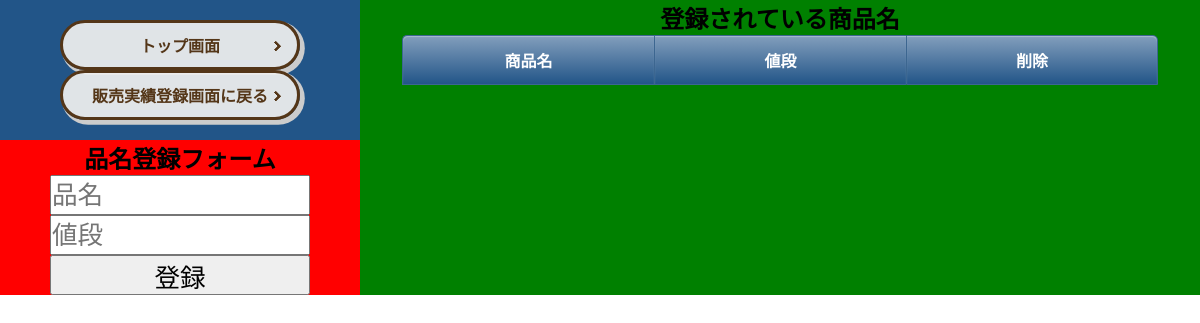
The page /itemsList on the database as committed earlier.
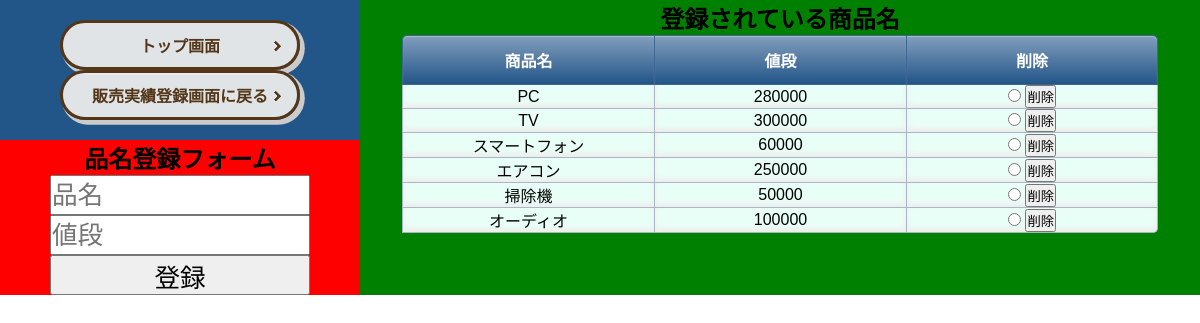
The same page on the database as committed later.
### tables this page shows
CREATE TABLE itemstable(
                id integer primary key autoincrement,
                name text, 
                price integer
                );

### main.py (the view)
@app.route("/itemsList", methods=["GET","POST"])
def items():
    database = data_fetch(DATABASE,'itemstable')
    db = ({'id':data[0],'name':data[1],'price':data[2]} for data in database)
    return render_template("itemsList.html", db=db)

### _sql.py (called while the page is built)
def data_fetch(database,table):
    con = sqlite3.connect(database)
    cur = con.cursor()
    if table == 'itemstable':
        db = cur.execute('select * from itemstable').fetchall()
    elif table == 'salestable':
        db = cur.execute('select * from salestable order by date').fetchall()
    cur.close()
    con.close()
    return db

### templates/itemsList.html
{% extends 'base.html' %}
{% block body %}
<div class="wrapper">
    <div class="left-column">
        <div class="button-container">
            <p class="button_solid017"><a href="{{ url_for('index') }}">トップ画面</a></p>
            <p class="button_solid017"><a href="{{ url_for('sales') }}">販売実績登録画面に戻る</a></p>
        </div>
        <div class="form-container">
            <h2 class="form-title">品名登録フォーム</h2>
            <form method="post" action="{{ url_for('register',key='items')}}">
                <p><input type="text" class="form-input" name="name" placeholder="品名" required></p>
                <p><input type="number"  class="form-input" name="price" placeholder="値段" required></p>
                <p><input type="submit" class="form-input" value="登録"></p>
            </form>
        </div>
    </div>
    <div class="right-column">
        <div class="item-container">
            <h2>登録されている商品名</h2>
            <table>
                <th>商品名</th>
                <th>値段</th>
                <th>削除</th>
                {% for data in db %}
                <tr>
                    <form method="post" action="{{ url_for('delete',key='items') }}">
                        <td>{{ data.name }}</td>
                        <td>{{ data.price }}</td>
                        <td class="delete_btn">
                            <input type="radio" name="id" value="{{ data.id }}" required>
                            <input class="btn" type="submit" value="削除">
                        </td>
                    </form>
                </tr>
                {% endfor %}
            </table>
        </div>
    </div>
</div>
{% endblock %}

### templates/base.html (shortened to what this page needs)
<!DOCTYPE html>
<html lang="ja">
<head>
    <link rel="stylesheet" href="../static/styles.css">
</head>
<body>
{% block body%}
{% endblock %}
</body>
</html>

### static/styles.css (style rules this page uses)
* { font-family: 'Arial Narrow Bold', sans-serif; margin: 0; padding: 0; box-sizing: border-box; }
.delete_btn { width: 120px; }
.wrapper { width: 100%; display: flex; }
.button-container { display: flex; flex-direction: column; align-items: center; justify-content: center; background-color: #225588; padding: 20px 0; }
.button_solid017 a { position: relative; display: flex; align-items: center; justify-content: center; width: 240px; padding: 10px 25px; color: #543618; transition: 0.3s ease-in-out; font-weight: 600; background: #eeee; border-radius: 50px; border: 0.2rem solid #543618; box-shadow: 0.2rem 0.2rem 0px 0.1rem #cccccc; text-decoration: none; }
.button_solid017 a:after { content: ''; width: 5px; height: 5px; border-top: 3px solid #543618; border-right: 3px solid #543618; transform: rotate(45deg) translateY(-50%); position: absolute; top: 50%; right: 20px; border-radius: 1px; transition: 0.3s ease-in-out; }
.left-column { width: 30%; background-color: red; }
.right-column { width: 70%; background-color: green; position: relative; }
.form-container { display: flex; justify-content: center; align-items: center; flex-direction: column; }
.form-input { width: 260px; height: 40px; font-size: 1.6rem; }
.item-container { margin: 0 auto; width: 90%; text-align: center; }
table { border-collapse: separate; border-spacing: 0; width: 100%; }
table th:first-child { border-radius: 5px 0 0 0; }
table th:last-child { border-radius: 0 5px 0 0; border-right: 1px solid #3c6690; }
table th { text-align: center; color:white; background: linear-gradient(#829ebc,#225588); border-left: 1px solid #3c6690; border-top: 1px solid #3c6690; border-bottom: 1px solid #3c6690; box-shadow: 0px 1px 1px rgba(255,255,255,0.3) inset; width: 120px; height: 50px; padding: 10px 0; }
table td { text-align: center; background-color: rgb(232, 255, 247); border-left: 1px solid #a8b7c5; border-bottom: 1px solid #a8b7c5; border-top: none; box-shadow: 0px -3px 5px 1px #eee inset; }
table td:last-child { border-right: 1px solid #a8b7c5; }
table tr:last-child td:last-child { border-radius: 0 0 5px 0; }

Rows that differ between the two databases and show on the page:
added itemstable: name "PC", price "280000"
added itemstable: name "TV", price "300000"
added itemstable: name "スマートフォン", price "60000"
added itemstable: name "エアコン", price "250000"
added itemstable: name "掃除機", price "50000"
added itemstable: name "オーディオ", price "100000"
